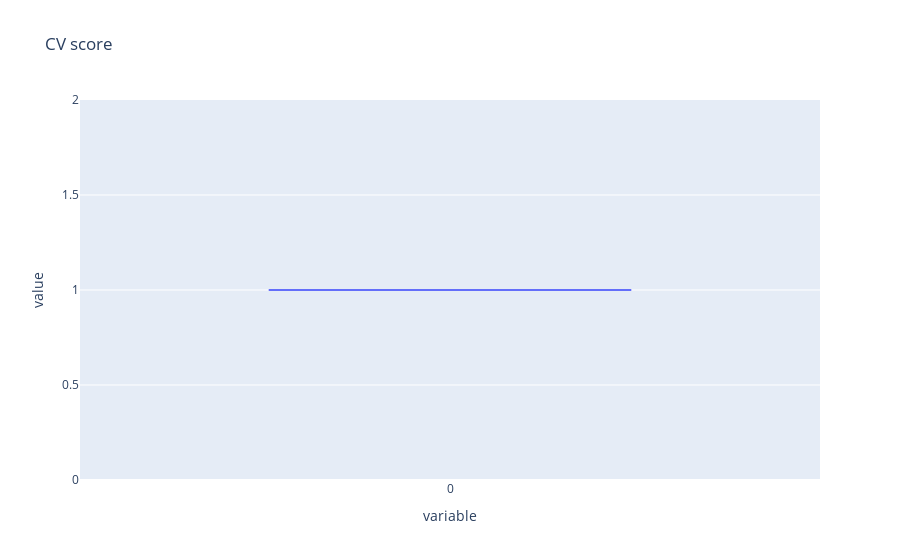

The notebook cell this image was saved under:
### Code cell
from sklearn.model_selection import cross_val_score
rfc_cv_score = cross_val_score(rf, X, np.ravel(y), cv=10, scoring='roc_auc')
px.box(rfc_cv_score, title='CV score')

### Figure 1 — Plotly figure (JSON) as saved in the notebook; plotly's stock layout.template omitted (floating-point values rounded to 4 significant figures)
{"data": [{"alignmentgroup": "True", "hovertemplate": "variable=%{x}<br>value=%{y}<extra></extra>", "legendgroup": "", "marker": {"color": "#636efa"}, "name": "", "notched": false, "offsetgroup": "", "orientation": "v", "showlegend": false, "type": "box", "x": ["0", "0", "0", "0", "0", "0", "0", "0", "0", "0"], "x0": " ", "xaxis": "x", "y": [1, 1, 1, 1, 1, 1, 1, 1, 1, 1], "y0": " ", "yaxis": "y"}], "layout": {"boxmode": "group", "legend": {"tracegroupgap": 0}, "title": {"text": "CV score"}, "xaxis": {"anchor": "y", "domain": [0, 1], "title": {"text": "variable"}}, "yaxis": {"anchor": "x", "domain": [0, 1], "title": {"text": "value"}}}}
